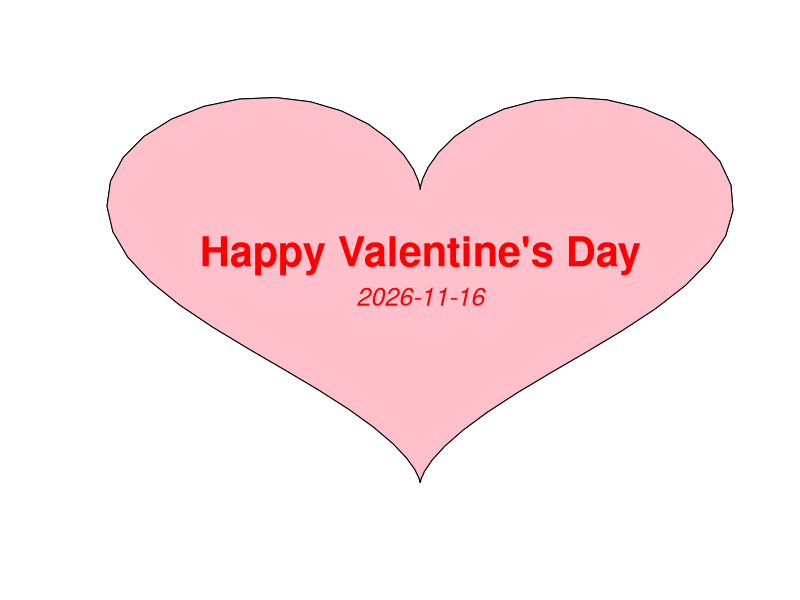

Reproduce this figure in R.
## Draw a heart in R ##

dat<- data.frame(t=seq(0, 2*pi, by=0.1) )
xhrt <- function(t) 16*sin(t)^3
yhrt <- function(t) 13*cos(t)-5*cos(2*t)-2*cos(3*t)-cos(4*t)

dat$y=yhrt(dat$t)
dat$x=xhrt(dat$t)

with(dat, plot(x,y, type="l", axes=F, xlab="", ylab=""))
with(dat, polygon(x,y, col="pink"))

text(mean(dat$x ), mean(dat$y),  "Happy Valentine's Day",col='red',cex=2.5, font=2)  
text(mean( dat$x ), mean(dat$y)-3,  Sys.Date() ,col='red',cex=1.5, font=3) 
 # add names and make a card 